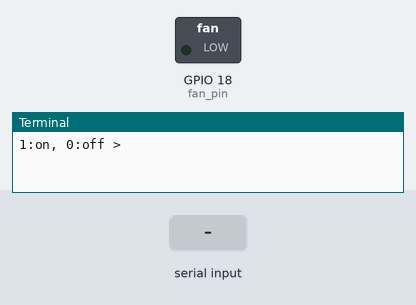
Bench run of a program on a simulated Raspberry Pi (BCM pin numbers). Shown: switched loads named in the program (green lamp = pin HIGH), the last lines printed to the terminal. Inputs (shaded band) come from the test bench.

Above: at 1.2 s.
1.3 s: "1" typed at the terminal, then Enter
At 2.4 s:
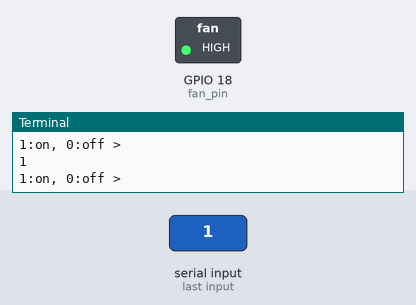
2.8 s: "0" typed at the terminal, then Enter
At 3.5 s:
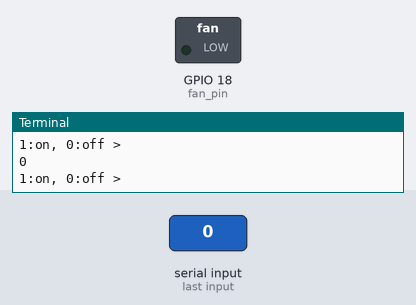
4.3 s: "2" typed at the terminal, then Enter
At 4.7 s:
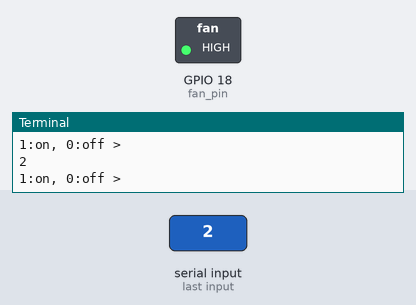
Timing chart, 0 to 7.3 s (numbered marks = the images above; inputs shaded):
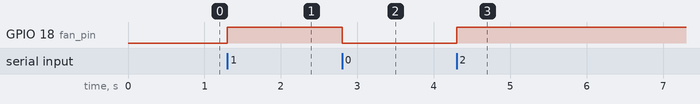

Measured:
- after the input at 1.3 s, GPIO 18 (fan_pin): LOW → HIGH at once
- after the input at 2.8 s, GPIO 18 (fan_pin): HIGH → LOW at once
- after the input at 4.3 s, GPIO 18 (fan_pin): LOW → HIGH at once

The program:

digital_out.py
```python
import RPi.GPIO as GPIO

fan_pin = 18

try:
    GPIO.setmode(GPIO.BCM)
    GPIO.setup(fan_pin, GPIO.OUT)

    while True:
        val = input("1:on, 0:off > ")
        GPIO.output(fan_pin, val)
finally:
    print 'clean up'
    GPIO.cleanup()
```
